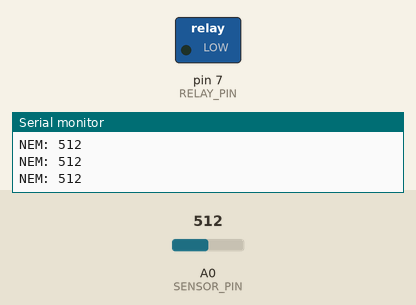
Bench run of a sketch on a simulated Arduino Uno, built with avr-gcc and run on an emulated ATmega328P. On the bench: switched loads named in the sketch (green lamp = pin HIGH), the last lines printed to the serial monitor. Inputs (shaded band) come from the test bench; at power-on: A0 (SENSOR_PIN) = 512. EEPROM starts erased.

Above: at 1.3 s.
1.4 s: A0 (SENSOR_PIN) set to 610
3.0 s: A0 (SENSOR_PIN) set to 584
At 4.3 s:
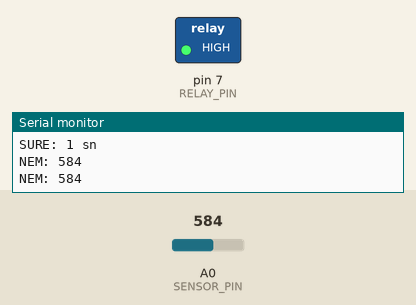
4.6 s: A0 (SENSOR_PIN) set to 716
At 5.8 s:
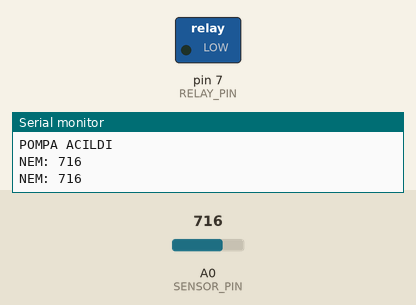
6.1 s: A0 (SENSOR_PIN) set to 590
At 7.7 s:
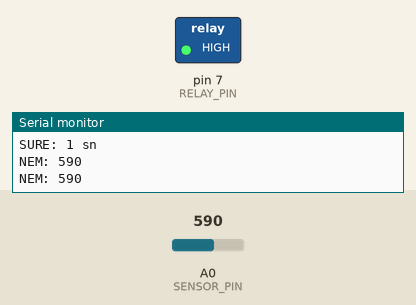
Timing chart, 0 to 8.7 s (numbered marks = the images above; inputs shaded):
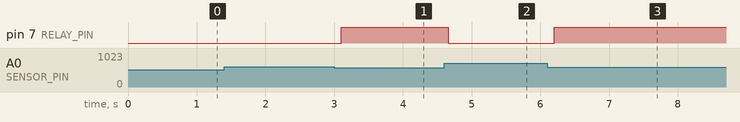

The sketch:

sulama.ino
```cpp
#define SENSOR_PIN A0     // Nem sensörünün bağlı olduğu pin
#define RELAY_PIN  7      // Röle pinine bağlı pin

int esik = 600;          // Başlangıç nem eşiği
unsigned long pompaAcilmaZamani = 0; // Pompa açılma zamanı
bool pompaAcik = false;   // Pompanın açık olup olmadığını takip eder

// EEPROM'a veri yazma fonksiyonu
void eepromYaz(int adres, unsigned long veri) {
    while (EECR & (1 << EEPE));         // Önce EEPROM yazma işlemi bitene kadar bekle
    EEAR = adres;                       // EEPROM adresini ayarla
    EEDR = (veri >> 8) & 0xFF;          // Yüksek 8 biti veri kaydediciye yaz
    EECR |= (1 << EEMPE);               // EEPROM master yazma izni
    EECR |= (1 << EEPE);                // EEPROM yazma başlat
    delay(10);                          // Güvenlik için kısa bir bekleme

    EEAR = adres + 1;                   // Sonraki EEPROM adresine geç (alt 8 bit için)
    EEDR = veri & 0xFF;                 // Alt 8 biti veri kaydediciye yaz
    EECR |= (1 << EEMPE);               // Master yazma izni
    EECR |= (1 << EEPE);                // Yazma işlemini başlat
}

// EEPROM'dan veri okuma fonksiyonu
unsigned long eepromOku(int adres) {
    while (EECR & (1 << EEPE));           // EEPROM yazma işlemi bitene kadar bekle
    EEAR = adres;                         // Okunacak EEPROM adresi
    EECR |= (1 << EERE);                  // Okuma işlemini başlat
    unsigned long yuksek = EEDR;          // Yüksek 8 bit okunur

    EEAR = adres + 1;                     // Diğer bayta geç
    EECR |= (1 << EERE);                  // Okuma işlemi başlatılır
    unsigned long dusuk = EEDR;           // Alt 8 bit okunur

    return (yuksek << 8) | dusuk;         // 2 bayt birleştirilip 16 bitlik değer elde edilir
}

// Seri karakter gönderme
void seriYolla(char c) {
    while (!(UCSR0A & (1 << UDRE0)));     // Veri gönderme tamponu boş olana kadar bekle
    UDR0 = c;                             // Karakteri seri port üzerinden gönder
}
// Seri metin gönderme
void seriYollaMetin(const char* str) {
    while (*str) seriYolla(*str++);       // Her karakteri sırayla gönder
}

void setup() {
    // ---------- SERİ HABERLEŞMEYİ BAŞLAT -----------
    UBRR0H = 0;                           // Baud rate üst biti
    UBRR0L = 103;                         // 9600 baud için alt bit (16 MHz için)
    UCSR0B = (1 << RXEN0) | (1 << TXEN0); // Alıcı ve verici aktif hale getirilir
    UCSR0C = (1 << UCSZ01) | (1 << UCSZ00); // 8 bit veri gönderimi ayarlanır

    // ---------- RÖLEYİ BAŞLANGIÇTA KAPALI TUT -----------
    DDRD |= (1 << RELAY_PIN);            // Röle pinini çıkış olarak ayarla
    PORTD &= ~(1 << RELAY_PIN);          // Röleyi kapat

    // ---------- EEPROM'DAN DAHA ÖNCE KAYDEDİLMİŞ POMPA ÇALIŞMA SÜRESİNİ OKU -----------
    unsigned long oncekiSure = eepromOku(0);     // EEPROM'dan oku
    seriYollaMetin("EEPROM'DAN OKUNAN ONCEKI SURE: ");
    char buffer[10];
    itoa(oncekiSure, buffer, 10);         // Sayıyı string'e çevir
    seriYollaMetin(buffer);
    seriYollaMetin(" sn\n");
}

void loop() {
    // ---------- NEM DEĞERİNİ OKU -----------
    int nem = analogRead(SENSOR_PIN);     // A0 pininden analog nem değeri oku

    // ---------- NEM DEĞERİNİ SERİ PORTA GÖNDER -----------
    seriYollaMetin("NEM: ");
    char nemStr[10];
    itoa(nem, nemStr, 10);
    seriYollaMetin(nemStr);
    seriYollaMetin("\n");

    // ---------- EĞER NEM EŞİKTEN BÜYÜKSE VE POMPA KAPALIYSA, POMPAYI AÇ -----------
    if (nem > esik && !pompaAcik) {
        pompaAcik = true;                      // Pompa artık açık
        pompaAcilmaZamani = millis();          // Açılma zamanını kaydet
        PORTD &= ~(1 << RELAY_PIN);            // Röleyi aktif et (pompa çalışır)

        seriYollaMetin("POMPA ACILDI\n");
    }

    // ---------- EĞER NEM EŞİĞE DÜŞTÜYSE VE POMPA AÇIKSA, POMPAYI KAPAT -----------
    else if (nem <= esik && pompaAcik) {
        pompaAcik = false;                     // Pompa artık kapalı
        PORTD |= (1 << RELAY_PIN);             // Röleyi kapat (pompa durur)
        unsigned long kapanma = millis();      // Kapanma zamanı
        unsigned long fark = (kapanma - pompaAcilmaZamani) / 1000;  // Açık kalma süresi (saniye)

        seriYollaMetin("POMPA KAPANDI\n");
        seriYollaMetin("SURE: ");
        char saniye[10];
        itoa(fark, saniye, 10);
        seriYollaMetin(saniye);
        seriYollaMetin(" sn\n");

        eepromYaz(0, fark);                    // Bu süreyi EEPROM’a kaydet
    }

    // ---------- SERİ PORTTAN GELEN + VE - TUŞLARI İLE EŞİK DEĞERİNİ AYARLA -----------
    if (UCSR0A & (1 << RXC0)) {                // Eğer seri porttan veri geldiyse
        char gelen = UDR0;                     // Gelen karakteri oku
        if (gelen == '+') esik += 50;          // '+' ise eşik 50 artar
        else if (gelen == '-') esik -= 50;     // '-' ise eşik 50 azalır
    }

    // ---------- BİR SONRAKİ OKUMA İÇİN 500 ms BEKLE -----------
    delay(500);
}
```

Measured:
- after the input at 3.0 s, pin 7 (RELAY_PIN): LOW → HIGH after 0.10 s
- after the input at 4.6 s, pin 7 (RELAY_PIN): HIGH → LOW after 0.06 s
- after the input at 6.1 s, pin 7 (RELAY_PIN): LOW → HIGH after 0.10 s
